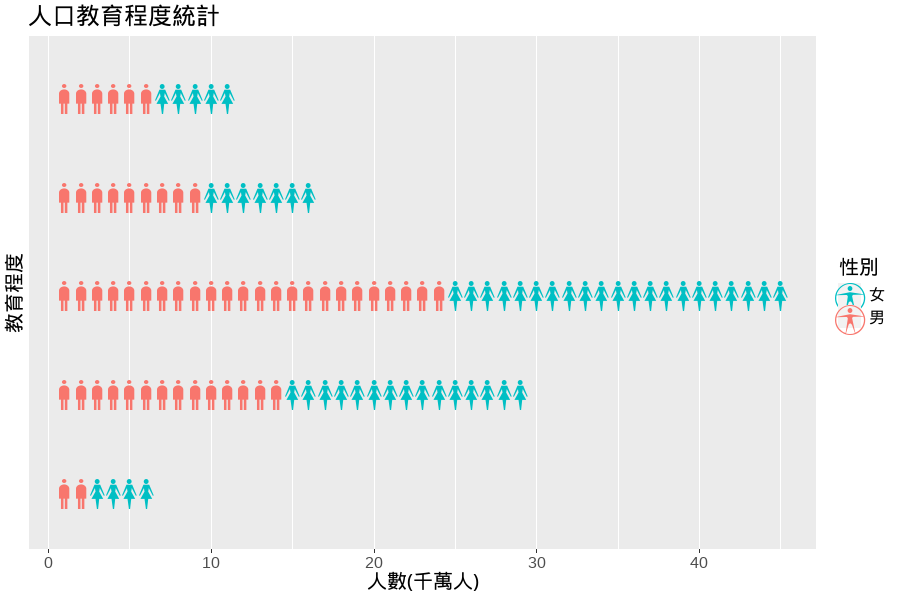

Source code (R):
link = "https://github.com/MartinChiaHsinLiu/Rplots/raw/main/wmpeople1.TTF";
download.file(link, "wmpeople1.TTF", mode = "wb");

library(showtext);
#font.add("wmpeople1", "wmpeople1.TTF"); older version than 4.0.5
font_add("wmpeople1", "wmpeople1.TTF");

library(ggplot2);
library(plyr);
#library(Cairo);

dat = read.csv(textConnection('
edu,educode,gender,population
未上學,1,男,17464
未上學,1,女,41268
小學,2,男,139378
小學,2,女,154854
國中,3,男,236369
國中,3,女,205537
高中,4,男,94528
高中,4,女,70521
大學以上,5,男,57013
大學以上,5,女,50334
'));

dat$int = round(dat$population / 10000);
gdat = ddply(dat, "educode", function(d) {
    male = d$int[d$gender == "男"];
    female = d$int[d$gender == "女"];
    data.frame(gender = c(rep("男", male), rep("女", female)),
               x = 1:(male + female));
});
#gdat$char = ifelse(gdat$gender == "m", "p", "u");
gdat$char = ifelse(gdat$gender == "男", "p", "u")
#showtext.begin();#older version
png("人口分布barplot(用小人).png", 900, 600, pointsize = 15)
showtext_begin();
theme_set(theme_grey(base_size = 15));
ggplot(gdat, aes(x = x, y = educode)) +
    geom_text(aes(label = char, colour = gender),
              family = "wmpeople1", size = 8) +
    scale_x_continuous("人數(千萬人)") +
    scale_y_discrete("教育程度",
        labels = unique(dat$edu[order(dat$educode)])) +
    #scale_colour_hue(guide = FALSE) +
	scale_colour_manual("性別", values = c("#00BFC4", "#F8766D")) +
    ggtitle("人口教育程度統計") ;
#showtext.end();#older version
showtext_end();
dev.off()
